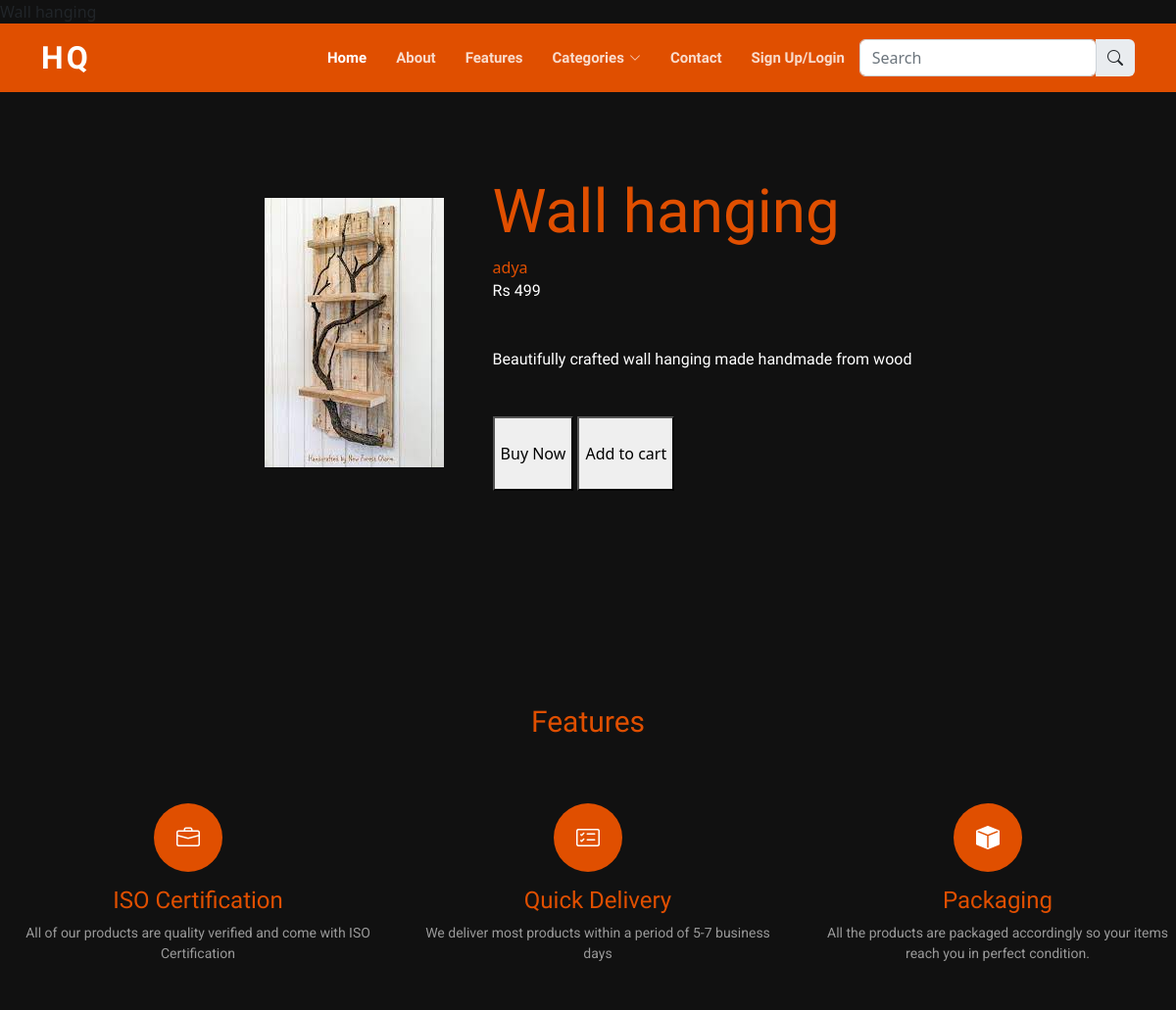
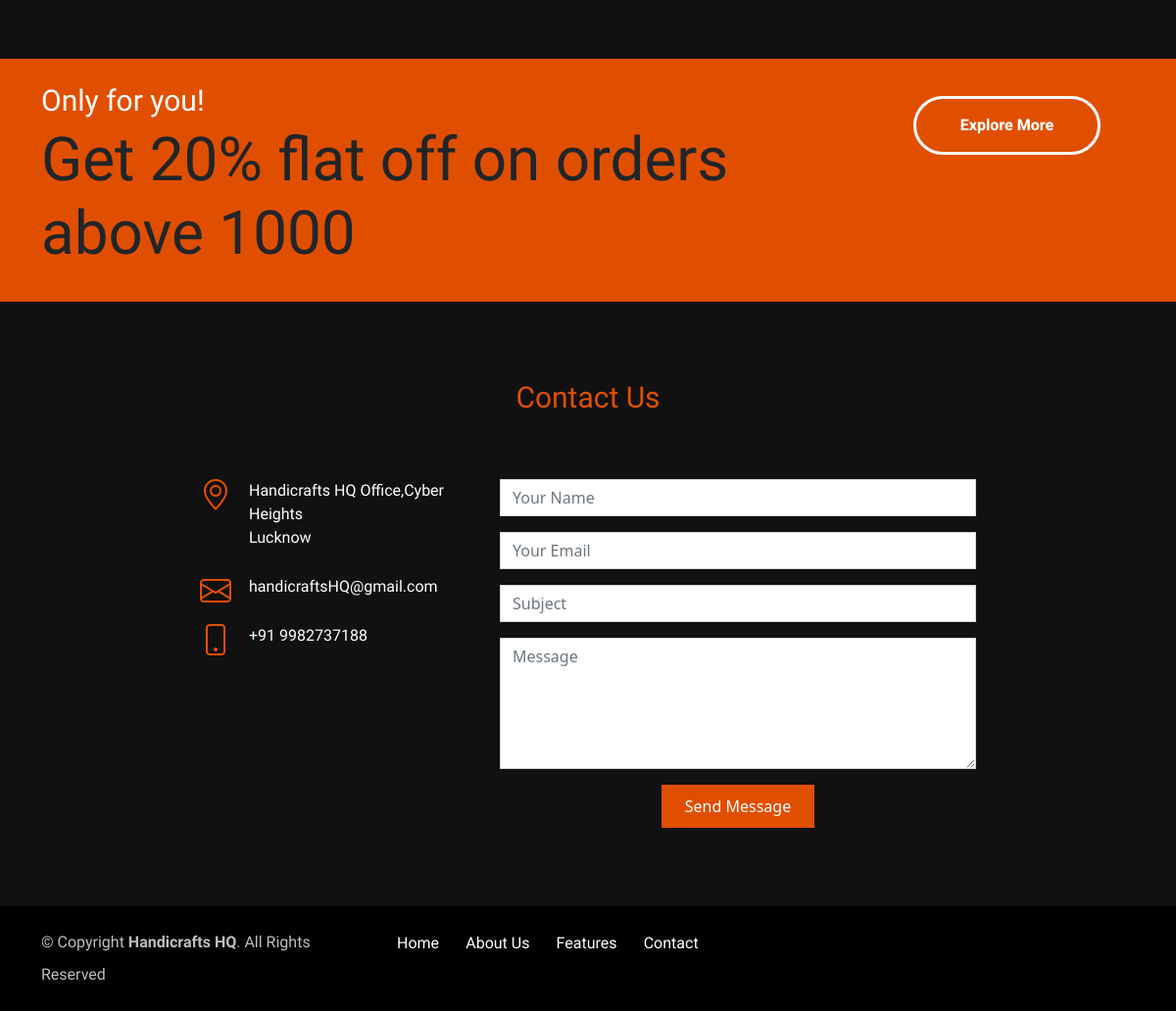
The app's page /wall-deco/ with its own data (2 pictures, top to bottom).
### product/models.py (models this page shows, shortened)
class Product(models.Model):
    user = models.ForeignKey(User, related_name='products', on_delete=models.CASCADE)
    category = models.ForeignKey(Category, related_name='products', on_delete=models.CASCADE)
    title = models.CharField(max_length=50)
    slug = models.SlugField(max_length=50)
    description = models.TextField(blank=True)
    price = models.IntegerField()
    image=models.ImageField(upload_to='uploads/product_images/',blank=True,null=True);
    created_at = models.DateTimeField(auto_now_add=True)
    updated_at = models.DateTimeField(auto_now=True)
    class Meta:
        ordering=('-created_at',)

### product/views.py (the view)
# urls.py: path('<slug:slug>/', views.product_detail, name='product_detail'),
def product_detail(request,slug):
    product = Product.objects.get(slug=slug)
    return render(request, 'product/product_detail.html', {
        'product': product
    })

### product/templates/product/product_detail.html (shortened to what this page needs)
{% extends 'core/base.html' %}
{% block content %}
<div style="display: flex; align-items: center; justify-content: center;">
    {% if product.image %}
    <div style="margin-right: 50px;">
        <img src="{{ product.image.url }}" alt="Image of {{ product.title }}" style="max-width: 300px;">
    </div>
    {% endif %}
    <div>
        <h1 class="text-2xl">{{ product.title }}</h1>
        <a href="{% url 'vendor_detail' product.user.id %}">
            {% firstof product.user.get_full_name product.user.username %}
        </a>
        <p>Rs {{ product.price }}</p>
        <p>{{ product.description }}</p>
        <button class="py-4 py-8 bg-orange">Buy Now</button>
        <a href="{% url 'add_to_cart' product.id %}">
            <button class="py-4 py-8 bg-orange">Add to cart</button>
        </a>
    </div>
</div>
{% endblock %}

### core/static/css/style.css (style rules this page uses)
h1, h2, h3, h4, h5, h6 { font-family: "Raleway", Helvetica, Arial, sans-serif; }
p { line-height: 1.55; color: #333; font-size: 400; font-family: "Raleway", Helvetica, Arial, sans-serif; }
h1 { font-size: 62px; }
a { transition: 0.5s; text-decoration: none; color: #E04F00; }
.welcome p { color: white; margin-bottom: 45px; }
.main { background-color: #111; }

### records on screen
Product: image (picture), title "Wall hanging", user.username "adya", price "499", description "Beautifully crafted wall hanging made handmade from wood"
